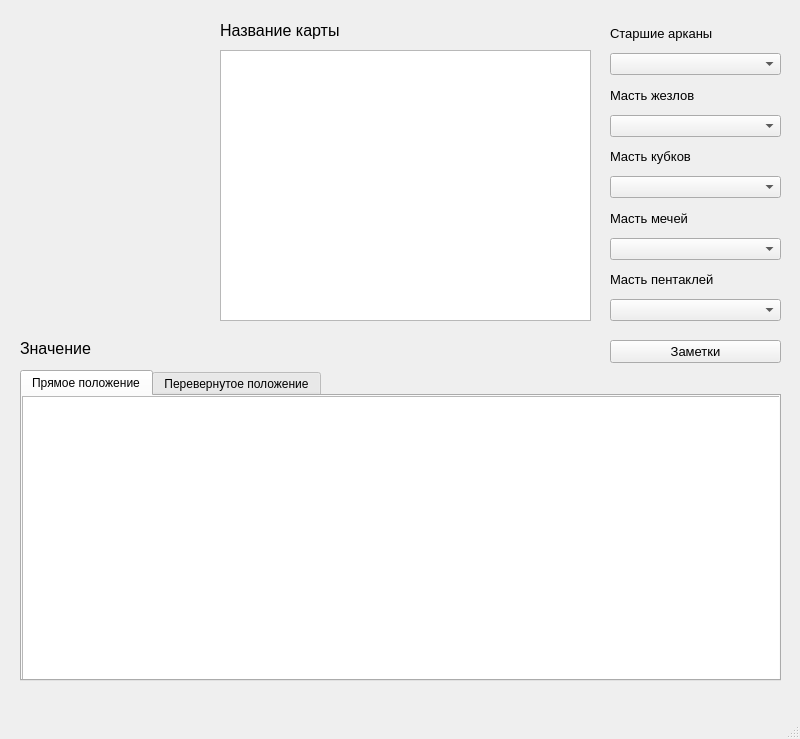
<?xml version="1.0" encoding="UTF-8"?>
<ui version="4.0">
 <class>MainWindow</class>
 <widget class="QMainWindow" name="MainWindow">
  <property name="geometry">
   <rect>
    <x>0</x>
    <y>0</y>
    <width>800</width>
    <height>739</height>
   </rect>
  </property>
  <property name="windowTitle">
   <string>MainWindow</string>
  </property>
  <widget class="QWidget" name="centralwidget">
   <widget class="QLabel" name="name">
    <property name="geometry">
     <rect>
      <x>220</x>
      <y>20</y>
      <width>371</width>
      <height>21</height>
     </rect>
    </property>
    <property name="font">
     <font>
      <pointsize>12</pointsize>
     </font>
    </property>
    <property name="text">
     <string>Название карты</string>
    </property>
   </widget>
   <widget class="QPlainTextEdit" name="description">
    <property name="enabled">
     <bool>true</bool>
    </property>
    <property name="geometry">
     <rect>
      <x>220</x>
      <y>50</y>
      <width>371</width>
      <height>271</height>
     </rect>
    </property>
    <property name="font">
     <font>
      <pointsize>9</pointsize>
     </font>
    </property>
    <property name="readOnly">
     <bool>true</bool>
    </property>
   </widget>
   <widget class="QLabel" name="image">
    <property name="enabled">
     <bool>true</bool>
    </property>
    <property name="geometry">
     <rect>
      <x>20</x>
      <y>20</y>
      <width>181</width>
      <height>301</height>
     </rect>
    </property>
    <property name="lineWidth">
     <number>2</number>
    </property>
    <property name="text">
     <string/>
    </property>
   </widget>
   <widget class="QWidget" name="verticalLayoutWidget">
    <property name="geometry">
     <rect>
      <x>610</x>
      <y>20</y>
      <width>171</width>
      <height>301</height>
     </rect>
    </property>
    <layout class="QVBoxLayout" name="verticalLayout">
     <item>
      <widget class="QLabel" name="label_2">
       <property name="font">
        <font>
         <pointsize>10</pointsize>
        </font>
       </property>
       <property name="text">
        <string>Старшие арканы</string>
       </property>
      </widget>
     </item>
     <item>
      <widget class="QComboBox" name="senior">
       <property name="currentText">
        <string/>
       </property>
       <item>
        <property name="text">
         <string/>
        </property>
       </item>
       <item>
        <property name="text">
         <string>Аркан 0. Шут</string>
        </property>
       </item>
       <item>
        <property name="text">
         <string>Аркан I. Маг</string>
        </property>
       </item>
       <item>
        <property name="text">
         <string>Аркан II. Верховная Жрица</string>
        </property>
       </item>
       <item>
        <property name="text">
         <string>Аркан III. Императрица</string>
        </property>
       </item>
       <item>
        <property name="text">
         <string>Аркан IV. Император</string>
        </property>
       </item>
       <item>
        <property name="text">
         <string>Аркан V. Иерофант</string>
        </property>
       </item>
       <item>
        <property name="text">
         <string>Аркан VI. Влюбленные</string>
        </property>
       </item>
       <item>
        <property name="text">
         <string>Аркан VII. Колесница</string>
        </property>
       </item>
       <item>
        <property name="text">
         <string>Аркан VIII. Сила</string>
        </property>
       </item>
       <item>
        <property name="text">
         <string>Аркан IX. Отшельник</string>
        </property>
       </item>
       <item>
        <property name="text">
         <string>Аркан X. Колесо Фортуны</string>
        </property>
       </item>
       <item>
        <property name="text">
         <string>Аркан XI. Справедливость</string>
        </property>
       </item>
       <item>
        <property name="text">
         <string>Аркан XII. Повешенный</string>
        </property>
       </item>
       <item>
        <property name="text">
         <string>Аркан XIII. Смерть</string>
        </property>
       </item>
       <item>
        <property name="text">
         <string>Аркан XIV. Умеренность</string>
        </property>
       </item>
       <item>
        <property name="text">
         <string>Аркан XV. Дьявол</string>
        </property>
       </item>
       <item>
        <property name="text">
         <string>Аркан XVI. Башня</string>
        </property>
       </item>
       <item>
        <property name="text">
         <string>Аркан XVII. Звезда</string>
        </property>
       </item>
       <item>
        <property name="text">
         <string>Аркан XVIII. Луна</string>
        </property>
       </item>
       <item>
        <property name="text">
         <string>Аркан XIX. Солнце</string>
        </property>
       </item>
       <item>
        <property name="text">
         <string>Аркан XX. Страшный Суд</string>
        </property>
       </item>
       <item>
        <property name="text">
         <string>Аркан XXI. Мир</string>
        </property>
       </item>
      </widget>
     </item>
     <item>
      <widget class="QLabel" name="label_3">
       <property name="font">
        <font>
         <pointsize>10</pointsize>
        </font>
       </property>
       <property name="text">
        <string>Масть жезлов</string>
       </property>
      </widget>
     </item>
     <item>
      <widget class="QComboBox" name="wands">
       <item>
        <property name="text">
         <string/>
        </property>
       </item>
       <item>
        <property name="text">
         <string>Туз жезлов</string>
        </property>
       </item>
       <item>
        <property name="text">
         <string>Двойка жезлов</string>
        </property>
       </item>
       <item>
        <property name="text">
         <string>Тройка жезлов</string>
        </property>
       </item>
       <item>
        <property name="text">
         <string>Четверка жезлов</string>
        </property>
       </item>
       <item>
        <property name="text">
         <string>Пятерка жезлов</string>
        </property>
       </item>
       <item>
        <property name="text">
         <string>Шестерка жезлов</string>
        </property>
       </item>
       <item>
        <property name="text">
         <string>Семерка жезлов</string>
        </property>
       </item>
       <item>
        <property name="text">
         <string>Восьмерка жезлов</string>
        </property>
       </item>
       <item>
        <property name="text">
         <string>Девятка жезлов</string>
        </property>
       </item>
       <item>
        <property name="text">
         <string>Десятка жезлов</string>
        </property>
       </item>
       <item>
        <property name="text">
         <string>Паж жезлов</string>
        </property>
       </item>
       <item>
        <property name="text">
         <string>Рыцарь жезлов</string>
        </property>
       </item>
       <item>
        <property name="text">
         <string>Королева жезлов</string>
        </property>
       </item>
       <item>
        <property name="text">
         <string>Король жезлов</string>
        </property>
       </item>
      </widget>
     </item>
     <item>
      <widget class="QLabel" name="label_4">
       <property name="font">
        <font>
         <pointsize>10</pointsize>
        </font>
       </property>
       <property name="text">
        <string>Масть кубков</string>
       </property>
      </widget>
     </item>
     <item>
      <widget class="QComboBox" name="cups">
       <item>
        <property name="text">
         <string/>
        </property>
       </item>
       <item>
        <property name="text">
         <string>Туз кубков</string>
        </property>
       </item>
       <item>
        <property name="text">
         <string>Двойка кубков</string>
        </property>
       </item>
       <item>
        <property name="text">
         <string>Тройка кубков</string>
        </property>
       </item>
       <item>
        <property name="text">
         <string>Четверка кубков</string>
        </property>
       </item>
       <item>
        <property name="text">
         <string>Пятерка кубков</string>
        </property>
       </item>
       <item>
        <property name="text">
         <string>Шестерка кубков</string>
        </property>
       </item>
       <item>
        <property name="text">
         <string>Семерка кубков</string>
        </property>
       </item>
       <item>
        <property name="text">
         <string>Восьмерка кубков</string>
        </property>
       </item>
       <item>
        <property name="text">
         <string>Девятка кубков</string>
        </property>
       </item>
       <item>
        <property name="text">
         <string>Десятка кубков</string>
        </property>
       </item>
       <item>
        <property name="text">
         <string>Паж кубков</string>
        </property>
       </item>
       <item>
        <property name="text">
         <string>Рыцарь кубков</string>
        </property>
       </item>
       <item>
        <property name="text">
         <string>Королева кубков</string>
        </property>
       </item>
       <item>
        <property name="text">
         <string>Король кубков</string>
        </property>
       </item>
      </widget>
     </item>
     <item>
      <widget class="QLabel" name="label_5">
       <property name="font">
        <font>
         <pointsize>10</pointsize>
        </font>
       </property>
       <property name="text">
        <string>Масть мечей</string>
       </property>
      </widget>
     </item>
     <item>
      <widget class="QComboBox" name="swords">
       <item>
        <property name="text">
         <string/>
        </property>
       </item>
       <item>
        <property name="text">
         <string>Туз мечей</string>
        </property>
       </item>
       <item>
        <property name="text">
         <string>Двойка мечей</string>
        </property>
       </item>
       <item>
        <property name="text">
         <string>Тройка мечей</string>
        </property>
       </item>
       <item>
        <property name="text">
         <string>Четверка мечей</string>
        </property>
       </item>
       <item>
        <property name="text">
         <string>Пятерка мечей</string>
        </property>
       </item>
       <item>
        <property name="text">
         <string>Шестерка мечей</string>
        </property>
       </item>
       <item>
        <property name="text">
         <string>Семерка мечей</string>
        </property>
       </item>
       <item>
        <property name="text">
         <string>Восьмерка мечей</string>
        </property>
       </item>
       <item>
        <property name="text">
         <string>Девятка мечей</string>
        </property>
       </item>
       <item>
        <property name="text">
         <string>Десятка мечей</string>
        </property>
       </item>
       <item>
        <property name="text">
         <string>Паж мечей</string>
        </property>
       </item>
       <item>
        <property name="text">
         <string>Рыцарь мечей</string>
        </property>
       </item>
       <item>
        <property name="text">
         <string>Королева мечей</string>
        </property>
       </item>
       <item>
        <property name="text">
         <string>Король мечей</string>
        </property>
       </item>
      </widget>
     </item>
     <item>
      <widget class="QLabel" name="label_6">
       <property name="font">
        <font>
         <pointsize>10</pointsize>
        </font>
       </property>
       <property name="text">
        <string>Масть пентаклей</string>
       </property>
      </widget>
     </item>
     <item>
      <widget class="QComboBox" name="pentacles">
       <item>
        <property name="text">
         <string/>
        </property>
       </item>
       <item>
        <property name="text">
         <string>Туз пентаклей</string>
        </property>
       </item>
       <item>
        <property name="text">
         <string>Двойка пентаклей</string>
        </property>
       </item>
       <item>
        <property name="text">
         <string>Тройка пентаклей</string>
        </property>
       </item>
       <item>
        <property name="text">
         <string>Четверка пентаклей</string>
        </property>
       </item>
       <item>
        <property name="text">
         <string>Пятерка пентаклей</string>
        </property>
       </item>
       <item>
        <property name="text">
         <string>Шестерка пентаклей</string>
        </property>
       </item>
       <item>
        <property name="text">
         <string>Семерка пентаклей</string>
        </property>
       </item>
       <item>
        <property name="text">
         <string>Восьмерка пентаклей</string>
        </property>
       </item>
       <item>
        <property name="text">
         <string>Девятка пентаклей</string>
        </property>
       </item>
       <item>
        <property name="text">
         <string>Десятка пентаклей</string>
        </property>
       </item>
       <item>
        <property name="text">
         <string>Паж пентаклей</string>
        </property>
       </item>
       <item>
        <property name="text">
         <string>Рыцарь пентаклей</string>
        </property>
       </item>
       <item>
        <property name="text">
         <string>Королева пентаклей</string>
        </property>
       </item>
       <item>
        <property name="text">
         <string>Король пентаклей</string>
        </property>
       </item>
      </widget>
     </item>
    </layout>
   </widget>
   <widget class="QLabel" name="label_8">
    <property name="geometry">
     <rect>
      <x>20</x>
      <y>340</y>
      <width>151</width>
      <height>16</height>
     </rect>
    </property>
    <property name="font">
     <font>
      <pointsize>12</pointsize>
     </font>
    </property>
    <property name="text">
     <string>Значение</string>
    </property>
   </widget>
   <widget class="QTabWidget" name="meaning">
    <property name="geometry">
     <rect>
      <x>20</x>
      <y>370</y>
      <width>761</width>
      <height>311</height>
     </rect>
    </property>
    <property name="currentIndex">
     <number>0</number>
    </property>
    <widget class="QWidget" name="tab">
     <attribute name="title">
      <string>Прямое положение</string>
     </attribute>
     <widget class="QTextEdit" name="direct">
      <property name="geometry">
       <rect>
        <x>0</x>
        <y>0</y>
        <width>761</width>
        <height>291</height>
       </rect>
      </property>
      <property name="font">
       <font>
        <pointsize>9</pointsize>
       </font>
      </property>
      <property name="readOnly">
       <bool>true</bool>
      </property>
     </widget>
    </widget>
    <widget class="QWidget" name="tab_2">
     <attribute name="title">
      <string>Перевернутое положение</string>
     </attribute>
     <widget class="QTextEdit" name="inverted">
      <property name="geometry">
       <rect>
        <x>0</x>
        <y>0</y>
        <width>761</width>
        <height>291</height>
       </rect>
      </property>
      <property name="font">
       <font>
        <pointsize>9</pointsize>
       </font>
      </property>
      <property name="readOnly">
       <bool>true</bool>
      </property>
     </widget>
    </widget>
   </widget>
   <widget class="QPushButton" name="btn_notes">
    <property name="geometry">
     <rect>
      <x>610</x>
      <y>340</y>
      <width>171</width>
      <height>23</height>
     </rect>
    </property>
    <property name="font">
     <font>
      <pointsize>10</pointsize>
     </font>
    </property>
    <property name="text">
     <string>Заметки</string>
    </property>
   </widget>
  </widget>
  <widget class="QMenuBar" name="menubar">
   <property name="geometry">
    <rect>
     <x>0</x>
     <y>0</y>
     <width>800</width>
     <height>21</height>
    </rect>
   </property>
  </widget>
  <widget class="QStatusBar" name="statusbar"/>
 </widget>
 <resources/>
 <connections/>
</ui>
